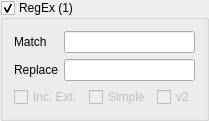
           <widget class="QGroupBox" name="regExBox">
            <property name="enabled">
             <bool>true</bool>
            </property>
            <property name="title">
             <string>RegEx (1)</string>
            </property>
            <property name="flat">
             <bool>false</bool>
            </property>
            <property name="checkable">
             <bool>true</bool>
            </property>
            <layout class="QGridLayout" name="gridLayout">
             <item row="1" column="0">
              <widget class="QLabel" name="label_2">
               <property name="text">
                <string>Replace</string>
               </property>
              </widget>
             </item>
             <item row="0" column="0">
              <widget class="QLabel" name="label">
               <property name="text">
                <string>Match</string>
               </property>
              </widget>
             </item>
             <item row="1" column="1">
              <widget class="QLineEdit" name="regExReplaceLineEdit"/>
             </item>
             <item row="0" column="1">
              <widget class="QLineEdit" name="regExMatchLineEdit"/>
             </item>
             <item row="2" column="0" colspan="2">
              <layout class="QHBoxLayout" name="horizontalLayout">
               <item>
                <widget class="QCheckBox" name="regExIncExtCheck">
                 <property name="enabled">
                  <bool>false</bool>
                 </property>
                 <property name="text">
                  <string>Inc. Ext.</string>
                 </property>
                </widget>
               </item>
               <item>
                <widget class="QCheckBox" name="regExSimpleCheck">
                 <property name="enabled">
                  <bool>false</bool>
                 </property>
                 <property name="text">
                  <string>Simple</string>
                 </property>
                </widget>
               </item>
               <item>
                <widget class="QCheckBox" name="regExv2CheckBox">
                 <property name="enabled">
                  <bool>false</bool>
                 </property>
                 <property name="text">
                  <string>v2</string>
                 </property>
                </widget>
               </item>
              </layout>
             </item>
            </layout>
           </widget>
